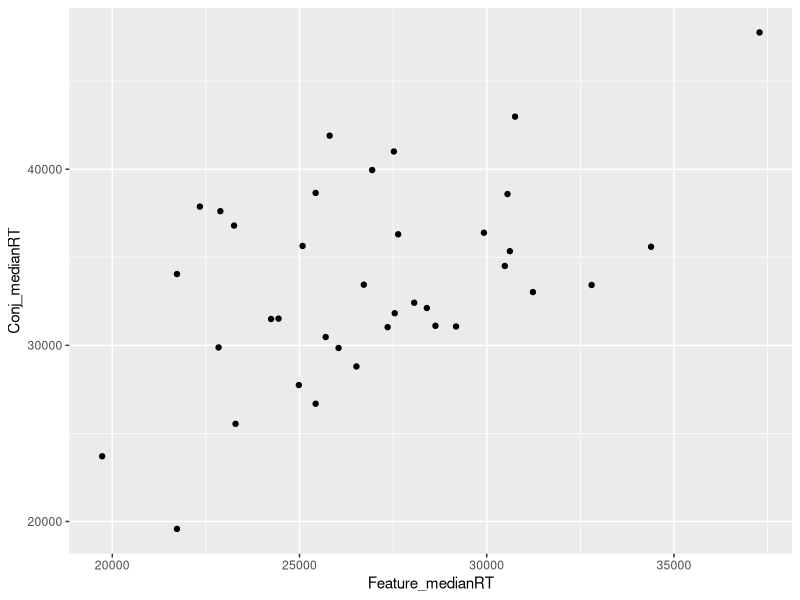

R code for this plot:
library(tidyverse)
library(forcats)


dat <- read_delim("Data_MultiTargForag_allsubs.txt", delim="\t")

# loot at median RT
plt <- ggplot(dat, aes(x = Feature_medianRT, y = Conj_medianRT))
plt <- 	plt + geom_point()
plt